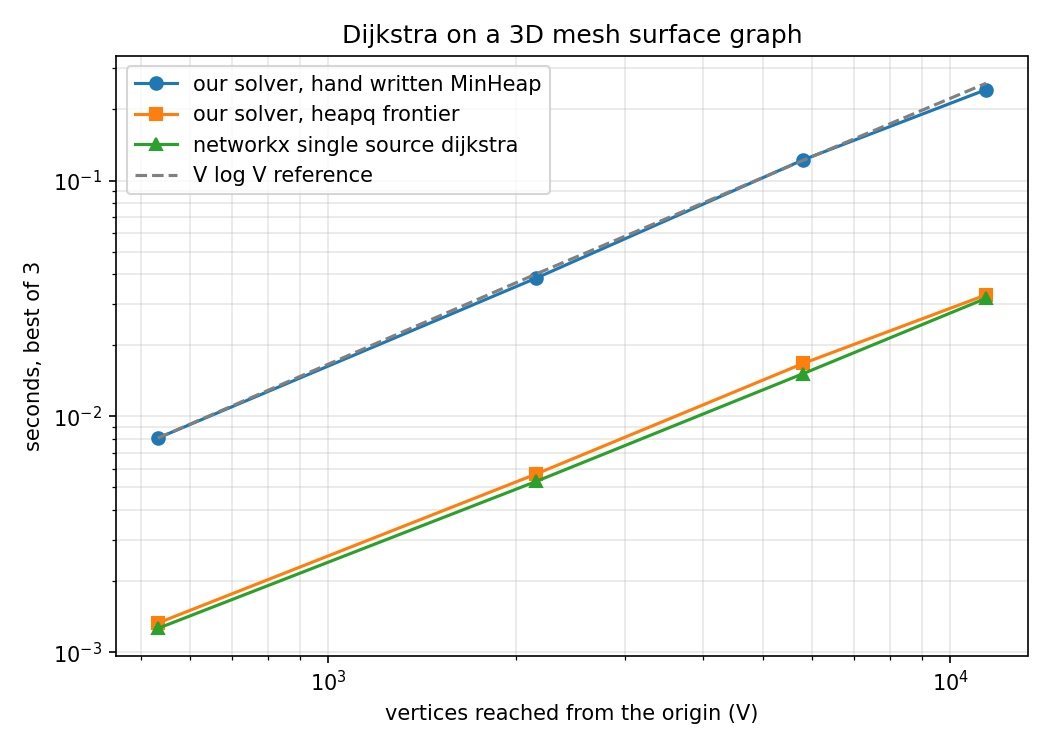

Write Python code to recreate this figure.
#!/usr/bin/env python3

'''
benchmark.py

Time the geodesic solver across the four meshes against two baselines, check
that all three agree, and plot the result.

What each timing isolates:

  our solver with the hand written MinHeap from HW09
  our solver with heapq swapped in as the frontier, which holds the
    algorithm fixed so the only difference is the priority queue
  networkx.single_source_dijkstra_path_length, which differs in everything
    and shows what a tuned library costs on the same graph

Running the same solver with two different frontiers is the honest version
of "is my heap slow". Comparing against networkx alone cannot answer that,
because networkx also differs in its graph representation, its inner loop
and its data structures.

Every run is single source to exhaustion from the same origin on the same
graph, and the three distance dicts are compared before any time is
reported, so a fast wrong answer cannot pass.
'''

import csv
import math
import sys
import time
from heapq import heappop, heappush

import networkx

from geodesic import compute_geodesic_field
from mesh_graph import MeshAdjacencyGraph, filter_faces_above
from min_heap import MinHeap
from obj_parser import load_obj

MESHES = ['meshes/mesh_00500.obj', 'meshes/mesh_02000.obj',
          'meshes/mesh_10000.obj', 'meshes/mesh_20000.obj']

REPEATS = 3

class HeapqFrontier:
    '''
    The MinHeap interface backed by Python's heapq, which is the same binary
    heap algorithm written in C. Because the solver only calls insert,
    remove and len, either class can be dropped into it unchanged.
    '''
    def __init__(self) -> None:
        self.heap_array = []

    def insert(self, value) -> None:
        heappush(self.heap_array, value)

    def remove(self):
        return heappop(self.heap_array)

    def __len__(self) -> int:
        return len(self.heap_array)

def build_networkx_graph(graph: MeshAdjacencyGraph) -> networkx.Graph:
    '''The same surface graph as a networkx Graph. Built once, never timed.'''
    nx_graph = networkx.Graph()
    for vertex, neighbors in graph.adjacency.items():
        for neighbor, weight in neighbors.items():
            nx_graph.add_edge(vertex, neighbor, weight=weight)
    return nx_graph

def best_of(repeats: int, function, *args):
    '''
    Run something several times and keep the fastest. The fastest run is the
    one least disturbed by other work on the machine, so it estimates the
    algorithm's own cost better than an average, which only measures how busy
    the laptop was.
    '''
    best = math.inf
    result = None
    for _ in range(repeats):
        start = time.perf_counter()
        result = function(*args)
        best = min(best, time.perf_counter() - start)
    return best, result

def check_same(expected: dict, actual: dict, label: str,
               tolerance: float = 1e-9) -> None:
    '''Stop the benchmark if a baseline disagrees with our solver.'''
    if set(expected) != set(actual):
        raise AssertionError(f'{label} reached a different set of vertices')
    for vertex, distance in expected.items():
        if abs(distance - actual[vertex]) > tolerance:
            raise AssertionError(f'{label} disagrees at vertex {vertex}: '
                                 f'{distance} vs {actual[vertex]}')

def run_mesh(path: str, min_height=None, repeats: int = REPEATS) -> dict:
    vertices, faces = load_obj(path)
    if min_height is not None:
        faces = filter_faces_above(vertices, faces, min_height)

    graph = MeshAdjacencyGraph(vertices, faces)
    component = graph.largest_component()
    if not component:
        raise ValueError(f'{path} has no surface to route on')

    # Route from inside the largest component. Dijkstra never leaves the
    # component it starts in, so that component's size is the V the runtime
    # actually depends on, not the vertex count of the whole file.
    origin = min(component)
    edges = sum(len(graph.neighbors(vertex)) for vertex in component) // 2

    mine_s, (mine, _) = best_of(repeats, compute_geodesic_field,
                                graph, origin, MinHeap)
    heapq_s, (with_heapq, _) = best_of(repeats, compute_geodesic_field,
                                       graph, origin, HeapqFrontier)

    nx_graph = build_networkx_graph(graph)
    networkx_s, nx_distances = best_of(
        repeats, networkx.single_source_dijkstra_path_length, nx_graph, origin)

    check_same(mine, with_heapq, 'heapq frontier')
    check_same(mine, nx_distances, 'networkx')

    return {'mesh': path.split('/')[-1],
            'vertices': len(mine),
            'edges': edges,
            'mine_s': mine_s,
            'heapq_s': heapq_s,
            'networkx_s': networkx_s}

def plot(rows: list[dict], path: str = 'benchmark.png') -> None:
    import matplotlib
    matplotlib.use('Agg')
    import matplotlib.pyplot as plt

    sizes = [row['vertices'] for row in rows]
    figure, axes = plt.subplots(figsize=(7, 5))

    for key, label, marker in (
            ('mine_s', 'our solver, hand written MinHeap', 'o'),
            ('heapq_s', 'our solver, heapq frontier', 's'),
            ('networkx_s', 'networkx single source dijkstra', '^')):
        axes.plot(sizes, [row[key] for row in rows], marker=marker, label=label)

    # A V log V line scaled through our first measurement. On log axes a
    # matching slope is the visual check that the growth is O(V log V); the
    # vertical gap between curves is the constant factor.
    reference = [size * math.log(size) for size in sizes]
    scale = rows[0]['mine_s'] / reference[0]
    axes.plot(sizes, [scale * value for value in reference], '--',
              color='gray', label='V log V reference')

    axes.set_xscale('log')
    axes.set_yscale('log')
    axes.set_xlabel('vertices reached from the origin (V)')
    axes.set_ylabel(f'seconds, best of {REPEATS}')
    axes.set_title('Dijkstra on a 3D mesh surface graph')
    axes.legend()
    axes.grid(True, which='both', alpha=0.3)
    figure.tight_layout()
    figure.savefig(path, dpi=150)
    print(f'wrote {path}')

# Main Execution

def main(args=None) -> None:
    if args is None:
        args = sys.argv[1:]
    min_height = float(args[0]) if args else None

    rows = []
    for path in MESHES:
        row = run_mesh(path, min_height)
        rows.append(row)
        print(f'{row["mesh"]:18} V={row["vertices"]:>6,} E={row["edges"]:>7,} '
              f'mine {row["mine_s"]:7.4f}s  heapq {row["heapq_s"]:7.4f}s  '
              f'networkx {row["networkx_s"]:7.4f}s')

    print()
    print(f'{"mesh":18} {"V":>7} {"mine/heapq":>11} {"mine/networkx":>14} '
          f'{"s per V log V":>15}')
    for row in rows:
        per_operation = row['mine_s'] / (row['vertices']
                                         * math.log(row['vertices']))
        print(f'{row["mesh"]:18} {row["vertices"]:>7,} '
              f'{row["mine_s"] / row["heapq_s"]:>10.2f}x '
              f'{row["mine_s"] / row["networkx_s"]:>13.2f}x '
              f'{per_operation:>15.2e}')

    with open('benchmark.csv', 'w', newline='') as stream:
        writer = csv.DictWriter(stream, fieldnames=list(rows[0]))
        writer.writeheader()
        writer.writerows(rows)
    print('wrote benchmark.csv')

    plot(rows)

if __name__ == '__main__':
    main()
